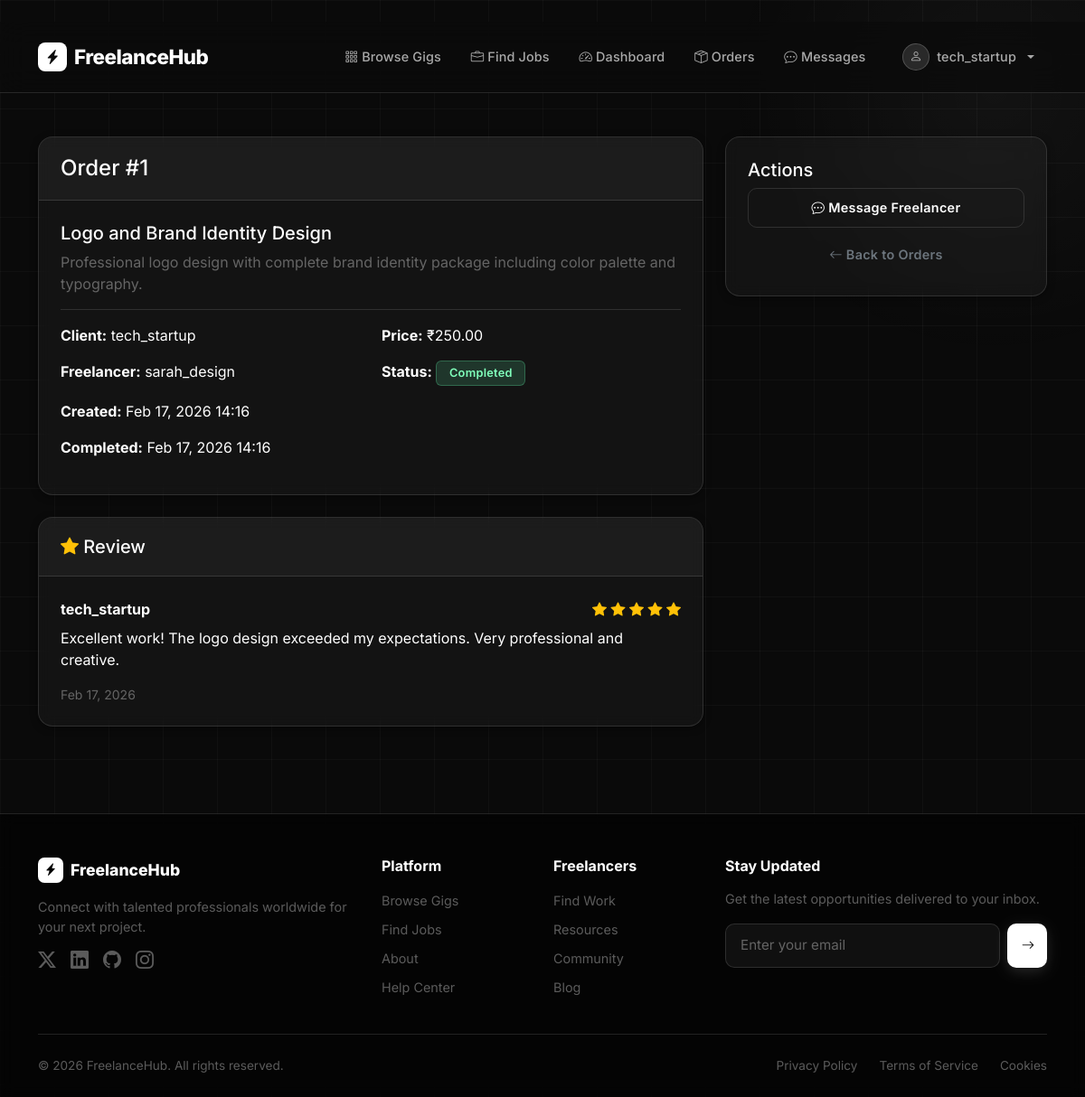
The app's page /orders/1/ (signed in) with its own data.
### marketplace/models.py (models this page shows, shortened)
class Order(models.Model):
    STATUS_CHOICES = [
        ('Pending', 'Pending'),
        ('In Progress', 'In Progress'),
        ('Completed', 'Completed'),
        ('Cancelled', 'Cancelled'),
    ]
    client = models.ForeignKey(User, on_delete=models.CASCADE, related_name='client_orders')
    freelancer = models.ForeignKey(User, on_delete=models.CASCADE, related_name='freelancer_orders')
    gig = models.ForeignKey(Gig, on_delete=models.SET_NULL, null=True, blank=True, related_name='orders')
    job = models.ForeignKey(Job, on_delete=models.SET_NULL, null=True, blank=True, related_name='orders')
    price = models.DecimalField(max_digits=10, decimal_places=2)
    status = models.CharField(max_length=20, choices=STATUS_CHOICES, default='In Progress')
    created_at = models.DateTimeField(auto_now_add=True)
    completed_at = models.DateTimeField(null=True, blank=True)
    class Meta:
        ordering = ['-created_at']

class Gig(models.Model):
    freelancer = models.ForeignKey(User, on_delete=models.CASCADE, related_name='gigs')
    title = models.CharField(max_length=200)
    description = models.TextField()
    category = models.ForeignKey(Category, on_delete=models.SET_NULL, null=True, related_name='gigs')
    price = models.DecimalField(max_digits=10, decimal_places=2, validators=[MinValueValidator(1)])
    delivery_time = models.PositiveIntegerField(help_text="Delivery time in days")
    image = models.ImageField(upload_to='gigs/', blank=True, null=True)
    is_active = models.BooleanField(default=True)
    created_at = models.DateTimeField(auto_now_add=True)
    updated_at = models.DateTimeField(auto_now=True)
    class Meta:
        ordering = ['-created_at']

class Review(models.Model):
    order = models.OneToOneField(Order, on_delete=models.CASCADE, related_name='review')
    rating = models.PositiveIntegerField(validators=[MinValueValidator(1), MaxValueValidator(5)])
    review_text = models.TextField()
    created_at = models.DateTimeField(auto_now_add=True)
    class Meta:
        ordering = ['-created_at']

### marketplace/views.py (the view)
# urls.py: path('orders/<int:order_id>/', views.order_detail, name='order_detail'),
@login_required
def order_detail(request, order_id):
    order = get_object_or_404(Order, id=order_id)
    if order.client != request.user and order.freelancer != request.user:
        return HttpResponseForbidden("You don't have permission to view this order.")
    context = {
        'order': order,
        'review': Review.objects.filter(order=order).first(),
    }
    return render(request, 'marketplace/orders/order_detail.html', context)

### marketplace/templates/marketplace/orders/order_detail.html (shortened to what this page needs)
﻿{% extends 'marketplace/base.html' %}
{% block content %}
<div class="container my-5">
    <div class="row">
        <div class="col-md-8">
            <div class="card mb-4">
                <div class="card-header">
                    <h4 class="mb-0">Order #{{ order.id }}</h4>
                </div>
                <div class="card-body">
                    <h5>
                        {% if order.gig %}
                        {{ order.gig.title }}
                        {% elif order.job %}
                        {{ order.job.title }}
                        {% endif %}
                    </h5>
                    <p class="text-muted">
                        {% if order.gig %}
                        {{ order.gig.description }}
                        {% elif order.job %}
                        {{ order.job.description }}
                        {% endif %}
                    </p>
                    <hr>
                    <div class="row">
                        <div class="col-md-6">
                            <p><strong>Client:</strong> {{ order.client.username }}</p>
                            <p><strong>Freelancer:</strong> {{ order.freelancer.username }}</p>
                        </div>
                        <div class="col-md-6">
                            <p><strong>Price:</strong> ₹{{ order.price }}</p>
                            <p><strong>Status:</strong>
                                <span
                                    class="badge bg-{% if order.status == 'Completed' %}success{% elif order.status == 'In Progress' %}warning{% else %}secondary{% endif %}">
                                    {{ order.status }}
                                </span>
                            </p>
                        </div>
                    </div>
                    <p><strong>Created:</strong> {{ order.created_at|date:"M d, Y H:i" }}</p>
                    {% if order.completed_at %}
                    <p><strong>Completed:</strong> {{ order.completed_at|date:"M d, Y H:i" }}</p>
                    {% endif %}
                </div>
            </div>
            {% if review %}
            <div class="card">
                <div class="card-header">
                    <h5 class="mb-0"><i class="bi bi-star-fill text-warning"></i> Review</h5>
                </div>
                <div class="card-body">
                    <div class="d-flex justify-content-between mb-2">
                        <strong>{{ order.client.username }}</strong>
                        <span class="text-warning">
                            {% for i in "12345" %}
                            {% if forloop.counter <= review.rating %} <i class="bi bi-star-fill"></i>
                                {% else %}
                                <i class="bi bi-star"></i>
                                {% endif %}
                                {% endfor %}
                        </span>
                    </div>
                    <p>{{ review.review_text }}</p>
                    <small class="text-muted">{{ review.created_at|date:"M d, Y" }}</small>
                </div>
            </div>
            {% endif %}
        </div>
        <div class="col-md-4">
            <div class="card">
                <div class="card-body">
                    <h5 class="card-title">Actions</h5>
                    {% if user == order.client %}
                    <a href="{% url 'send_message' order.freelancer.id %}" class="btn btn-outline-primary w-100 mb-2">
                        <i class="bi bi-chat-dots"></i> Message Freelancer
                    </a>
                    {% else %}
                    <a href="{% url 'send_message' order.client.id %}" class="btn btn-outline-primary w-100 mb-2">
                        <i class="bi bi-chat-dots"></i> Message Client
                    </a>
                    {% endif %}
                    <a href="{% url 'order_list' %}" class="btn btn-outline-secondary w-100">
                        <i class="bi bi-arrow-left"></i> Back to Orders
                    </a>
                </div>
            </div>
        </div>
    </div>
</div>
{% endblock %}

### marketplace/templates/marketplace/navbar.html (shortened to what this page needs)
<nav class="navbar navbar-expand-lg">
    <div class="container">
        <a class="navbar-brand" href="{% url 'home' %}">
            <div class="brand-icon">
                <i class="bi bi-lightning-charge-fill"></i>
            </div>
            FreelanceHub
        </a>
        <div class="collapse navbar-collapse" id="navbarNav">
            <ul class="navbar-nav ms-auto align-items-center gap-1">
                <li class="nav-item">
                    <a class="nav-link" href="{% url 'gig_list' %}">
                        <i class="bi bi-grid-3x3-gap me-1"></i>Browse Gigs
                    </a>
                </li>
                <li class="nav-item">
                    <a class="nav-link" href="{% url 'job_list' %}">
                        <i class="bi bi-briefcase me-1"></i>Find Jobs
                    </a>
                </li>
                {% if user.is_authenticated %}
                <li class="nav-item">
                    <a class="nav-link" href="{% url 'dashboard' %}">
                        <i class="bi bi-speedometer2 me-1"></i>Dashboard
                    </a>
                </li>
                <li class="nav-item">
                    <a class="nav-link" href="{% url 'order_list' %}">
                        <i class="bi bi-box-seam me-1"></i>Orders
                    </a>
                </li>
                <li class="nav-item">
                    <a class="nav-link" href="{% url 'message_list' %}">
                        <i class="bi bi-chat-dots me-1"></i>Messages
                    </a>
                </li>
                <li class="nav-item dropdown ms-2">
                    <a class="nav-link dropdown-toggle d-flex align-items-center gap-2" href="#" id="navbarDropdown"
                        role="button" data-bs-toggle="dropdown">
                        <div
                            style="width:30px;height:30px;background:rgba(255,255,255,0.12);border:1px solid rgba(255,255,255,0.2);border-radius:50%;display:flex;align-items:center;justify-content:center;">
                            <i class="bi bi-person" style="font-size:0.85rem;"></i>
                        </div>
                        {{ user.username }}
                    </a>
                </li>
                {% endif %}
            </ul>
        </div>
    </div>
</nav>

### marketplace/templates/marketplace/base.html (style rules this page uses)
:root { --bg-primary: #0a0a0a; --bg-secondary: #111111; --bg-card: rgba(255, 255, 255, 0.04); --bg-card-hover: rgba(255, 255, 255, 0.08); --glass: rgba(255, 255, 255, 0.06); --glass-border: rgba(255, 255, 255, 0.12); --glass-hover: rgba(255, 255, 255, 0.10); --text-primary: #ffffff; --text-secondary: rgba(255, 255, 255, 0.65); --text-muted: rgba(255, 255, 255, 0.35); --accent: #ffffff; --accent-dim: rgba(255, 255, 255, 0.15); --shadow-sm: 0 2px 8px rgba(0, 0, 0, 0.4); --shadow-md: 0 8px 32px rgba(0, 0, 0, 0.5); --shadow-lg: 0 20px 60px rgba(0, 0, 0, 0.6); --blur: blur(16px); --blur-sm: blur(8px); --radius: 16px; --radius-sm: 10px; --transition: all 0.35s cubic-bezier(0.4, 0, 0.2, 1); }
* { font-family: 'Inter', -apple-system, BlinkMacSystemFont, sans-serif; box-sizing: border-box; }
html { scroll-behavior: smooth; }
body { background-color: var(--bg-primary); color: var(--text-primary); min-height: 100vh; overflow-x: hidden; }
body::before { content: ''; position: fixed; inset: 0; background-image: linear-gradient(rgba(255, 255, 255, 0.03) 1px, transparent 1px), linear-gradient(90deg, rgba(255, 255, 255, 0.03) 1px, transparent 1px); background-size: 60px 60px; pointer-events: none; z-index: 0; animation: gridMove 20s linear infinite; }
body::after { content: ''; position: fixed; top: -200px; right: -200px; width: 600px; height: 600px; background: radial-gradient(circle, rgba(255, 255, 255, 0.04) 0%, transparent 70%); pointer-events: none; z-index: 0; animation: orbFloat 8s ease-in-out infinite alternate; }
main, nav, footer { position: relative; z-index: 1; }
.navbar { background: rgba(10, 10, 10, 0.7) !important; backdrop-filter: var(--blur); -webkit-backdrop-filter: var(--blur); border-bottom: 1px solid var(--glass-border); padding: 1rem 0; transition: var(--transition); position: sticky; top: 0; z-index: 1000; }
.navbar-brand { font-weight: 800; font-size: 1.4rem; color: var(--text-primary) !important; letter-spacing: -0.5px; display: flex; align-items: center; gap: 8px; }
.navbar-brand .brand-icon { width: 32px; height: 32px; background: var(--text-primary); border-radius: 8px; display: flex; align-items: center; justify-content: center; }
.navbar-brand .brand-icon i { color: var(--bg-primary); font-size: 1rem; }
.nav-link { color: var(--text-secondary) !important; font-weight: 500; font-size: 0.9rem; padding: 0.5rem 0.9rem !important; border-radius: var(--radius-sm); transition: var(--transition); letter-spacing: 0.01em; }
.btn { font-weight: 600; font-size: 0.9rem; border-radius: var(--radius-sm); padding: 0.65rem 1.5rem; transition: var(--transition); letter-spacing: 0.02em; border: none; position: relative; overflow: hidden; }
.btn::after { content: ''; position: absolute; inset: 0; background: rgba(255, 255, 255, 0); transition: var(--transition); }
.btn-outline-primary { background: transparent; color: var(--text-primary) !important; border: 1.5px solid var(--glass-border) !important; }
.card { background: var(--bg-card) !important; backdrop-filter: var(--blur-sm); -webkit-backdrop-filter: var(--blur-sm); border: 1px solid var(--glass-border) !important; border-radius: var(--radius) !important; box-shadow: var(--shadow-sm); transition: var(--transition); overflow: hidden; }
.card-header { background: rgba(255, 255, 255, 0.04) !important; border-bottom: 1px solid var(--glass-border) !important; color: var(--text-primary); font-weight: 700; padding: 1.25rem 1.5rem; }
.card-body { padding: 1.5rem; color: var(--text-primary); }
.badge { font-weight: 600; font-size: 0.8rem; padding: 0.4rem 0.85rem; border-radius: 6px; letter-spacing: 0.02em; }
.badge.bg-success { background: rgba(100, 255, 180, 0.15) !important; color: #80ffbb !important; border: 1px solid rgba(100, 255, 180, 0.25); }
.text-muted { color: var(--text-muted) !important; }
a { color: var(--text-secondary); transition: color 0.2s ease; }
hr { border-color: var(--glass-border) !important; opacity: 1 !important; }
.animate-fade-up { animation: fadeInUp 0.6s ease both; }

### records on screen
Order: id "1", gig "Logo and Brand Identity Design", gig.description "Professional logo design with complete brand identity package including color palette and typography.", client.username "tech_startup", freelancer.username "sarah_design", price "250.00", status "Completed", created_at "Feb 17, 2026 14:16", completed_at "Feb 17, 2026 14:16"
Review: rating 5 (drawn), review_text "Excellent work! The logo design exceeded my expectations. Very professional and creative.", created_at "Feb 17, 2026"

### other values on screen
{{ user.username }} "tech_startup"
